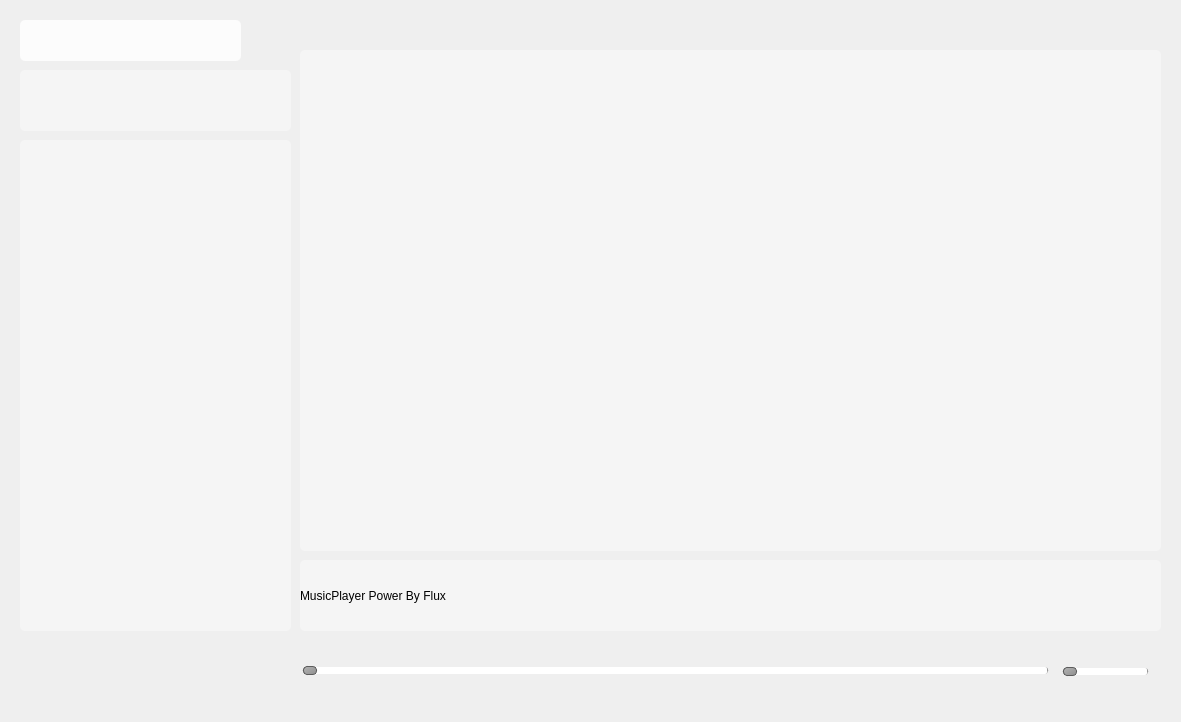
<?xml version="1.0" encoding="UTF-8"?>
<ui version="4.0">
 <class>PlayerShow</class>
 <widget class="QMainWindow" name="PlayerShow">
  <property name="geometry">
   <rect>
    <x>0</x>
    <y>0</y>
    <width>1181</width>
    <height>722</height>
   </rect>
  </property>
  <property name="windowTitle">
   <string>PlayerShow</string>
  </property>
  <property name="styleSheet">
   <string notr="true">border-image: url(:/patacTest/test.jpg);</string>
  </property>
  <widget class="QWidget" name="centralWidget">
   <widget class="QFrame" name="frame">
    <property name="geometry">
     <rect>
      <x>10</x>
      <y>10</y>
      <width>1161</width>
      <height>701</height>
     </rect>
    </property>
    <property name="styleSheet">
     <string notr="true">QFrame#frame{
background-image: url(:/new/prefix1/miku.jpg);
border-radius:15px;
}</string>
    </property>
    <property name="frameShape">
     <enum>QFrame::StyledPanel</enum>
    </property>
    <property name="frameShadow">
     <enum>QFrame::Raised</enum>
    </property>
    <widget class="QPushButton" name="pushButton">
     <property name="geometry">
      <rect>
       <x>1120</x>
       <y>0</y>
       <width>32</width>
       <height>32</height>
      </rect>
     </property>
     <property name="styleSheet">
      <string notr="true">QPushButton
{
border-radius:0px;
background-image: url(:/new/prefix1/img/quit.png);
background-color: rgba(255, 255, 255,0);
background-repeat:no-repeat;
border:none;
background-position:center center;

}
QPushButton:hover{



	background-color: rgb(255, 255, 255,100);


}
QPushButton:pressed{
	background-color: rgba(95, 95, 95,100);
border-color:rgba(255,255,255,30);
border-style:inset;
color:rgba(0,0,0,100);

}

</string>
     </property>
     <property name="text">
      <string/>
     </property>
    </widget>
    <widget class="QPushButton" name="pushButton_2">
     <property name="geometry">
      <rect>
       <x>1040</x>
       <y>0</y>
       <width>32</width>
       <height>32</height>
      </rect>
     </property>
     <property name="styleSheet">
      <string notr="true">QPushButton
{
border-radius:0px;
background-image: url(:/new/prefix1/img/min.png);
background-color: rgba(255, 255, 255,0);
background-repeat:no-repeat;
border:none;
background-position:center center;

}
QPushButton:hover{



	background-color: rgb(255, 255, 255,100);


}
QPushButton:pressed{
	background-color: rgba(95, 95, 95,100);
border-color:rgba(255,255,255,30);
border-style:inset;
color:rgba(0,0,0,100);

}

</string>
     </property>
     <property name="text">
      <string/>
     </property>
    </widget>
    <widget class="QPushButton" name="pushButton_3">
     <property name="geometry">
      <rect>
       <x>1080</x>
       <y>0</y>
       <width>32</width>
       <height>32</height>
      </rect>
     </property>
     <property name="styleSheet">
      <string notr="true">QPushButton
{
border-radius:0px;
background-image: url(:/new/prefix1/img/max.png);
background-color: rgba(255, 255, 255,0);
background-repeat:no-repeat;
border:none;
background-position:center center;

}
QPushButton:hover{



	background-color: rgb(255, 255, 255,100);


}
QPushButton:pressed{
	background-color: rgba(95, 95, 95,100);
border-color:rgba(255,255,255,30);
border-style:inset;
color:rgba(0,0,0,100);

}

</string>
     </property>
     <property name="text">
      <string/>
     </property>
    </widget>
    <widget class="QSlider" name="horizontalSlider">
     <property name="geometry">
      <rect>
       <x>290</x>
       <y>650</y>
       <width>751</width>
       <height>20</height>
      </rect>
     </property>
     <property name="styleSheet">
      <string notr="true">QSlider::groove:horizontal{
border: 1px solid #999999;
height: 5px;
position: absolute;
border-radius :3px;
background: qlineargradient(x1:0, y1:0, x2:0, y2:1, stop:0 #B1B1B1, stop:1 #c4c4c4);
margin: 1px 0;
left: 3px; right: 3px;
}
QSlider::handle:horizontal {  
background: qlineargradient(x1:0, y1:0, x2:1, y2:1, stop:0 #b4b4b4, stop:1 #8f8f8f);
border: 1px solid #5c5c5c;
width: 12px;
height: 12px; 
margin: -2px -1; 
border-radius: 4px;
}
QSlider::add-page:horizontal {
border-radius :2px;
margin: 1px 1;
background: white;
position: absolute;
left: 2px; right: 2px;
}
QSlider::sub-page:horizontal {
border-radius :2px;
margin: 1px 1;
background-color:RGB(150,155,138);
position: absolute;
left: 2px; right: 2px;
}</string>
     </property>
     <property name="orientation">
      <enum>Qt::Horizontal</enum>
     </property>
    </widget>
    <widget class="QListWidget" name="listWidget">
     <property name="geometry">
      <rect>
       <x>10</x>
       <y>130</y>
       <width>271</width>
       <height>491</height>
      </rect>
     </property>
     <property name="styleSheet">
      <string notr="true">background-color: rgba(255, 255, 255,100);
font: 24pt &quot;华文琥珀&quot;;
border-radius:5px;</string>
     </property>
    </widget>
    <widget class="QListWidget" name="listWidget_2">
     <property name="geometry">
      <rect>
       <x>290</x>
       <y>40</y>
       <width>861</width>
       <height>501</height>
      </rect>
     </property>
     <property name="styleSheet">
      <string notr="true">background-color: rgba(255, 255, 255,100);
font: 14pt &quot;黑体&quot;;
border-radius:5px;</string>
     </property>
    </widget>
    <widget class="QLineEdit" name="lineEdit">
     <property name="geometry">
      <rect>
       <x>10</x>
       <y>10</y>
       <width>221</width>
       <height>41</height>
      </rect>
     </property>
     <property name="styleSheet">
      <string notr="true">background-color: rgba(255, 255, 255,200);
font: 14pt &quot;幼圆&quot;;
border-radius:5px;</string>
     </property>
    </widget>
    <widget class="QPushButton" name="pushButton_4">
     <property name="geometry">
      <rect>
       <x>240</x>
       <y>10</y>
       <width>40</width>
       <height>40</height>
      </rect>
     </property>
     <property name="styleSheet">
      <string notr="true">QPushButton
{
border-radius:0px;
background-color: rgba(255, 255, 255,0);
background-repeat:no-repeat;
border:none;
background-position:center center;

}
QPushButton:hover{



	background-color: rgb(255, 255, 255,100);


}
QPushButton:pressed{
	background-color: rgba(95, 95, 95,100);
border-color:rgba(255,255,255,30);
border-style:inset;
color:rgba(0,0,0,100);

}

</string>
     </property>
     <property name="text">
      <string/>
     </property>
    </widget>
    <widget class="QSlider" name="horizontalSlider_2">
     <property name="geometry">
      <rect>
       <x>1050</x>
       <y>650</y>
       <width>91</width>
       <height>22</height>
      </rect>
     </property>
     <property name="styleSheet">
      <string notr="true">QSlider::groove:horizontal{
border: 1px solid #999999;
height: 5px;
position: absolute;
border-radius :3px;
background: qlineargradient(x1:0, y1:0, x2:0, y2:1, stop:0 #B1B1B1, stop:1 #c4c4c4);
margin: 1px 0;
left: 3px; right: 3px;
}
QSlider::handle:horizontal {  
background: qlineargradient(x1:0, y1:0, x2:1, y2:1, stop:0 #b4b4b4, stop:1 #8f8f8f);
border: 1px solid #5c5c5c;
width: 12px;
height: 12px; 
margin: -2px -1; 
border-radius: 4px;
}
QSlider::add-page:horizontal {
border-radius :2px;
margin: 1px 1;
background: white;
position: absolute;
left: 2px; right: 2px;
}
QSlider::sub-page:horizontal {
border-radius :2px;
margin: 1px 1;
background-color:#86dfc6;
position: absolute;
left: 2px; right: 2px;
}</string>
     </property>
     <property name="orientation">
      <enum>Qt::Horizontal</enum>
     </property>
    </widget>
    <widget class="QLabel" name="label_2">
     <property name="geometry">
      <rect>
       <x>290</x>
       <y>550</y>
       <width>861</width>
       <height>71</height>
      </rect>
     </property>
     <property name="styleSheet">
      <string notr="true">background-color: rgba(255, 255, 255,100);
font: 14pt &quot;黑体&quot;;
border-radius:5px;</string>
     </property>
     <property name="text">
      <string>MusicPlayer Power By Flux</string>
     </property>
    </widget>
    <widget class="QFrame" name="frame_2">
     <property name="geometry">
      <rect>
       <x>10</x>
       <y>630</y>
       <width>271</width>
       <height>61</height>
      </rect>
     </property>
     <property name="styleSheet">
      <string notr="true">background-color: rgba(255,255,255,0);
border-radius:15px;</string>
     </property>
     <property name="frameShape">
      <enum>QFrame::StyledPanel</enum>
     </property>
     <property name="frameShadow">
      <enum>QFrame::Raised</enum>
     </property>
     <widget class="QPushButton" name="pushButton_5">
      <property name="geometry">
       <rect>
        <x>20</x>
        <y>0</y>
        <width>61</width>
        <height>61</height>
       </rect>
      </property>
      <property name="styleSheet">
       <string notr="true">QPushButton
{
border-radius:0px;
background-image: url(:/new/prefix1/img/last.png);
background-color: rgba(255, 255, 255,0);
background-repeat:no-repeat;
border:none;
background-position:center center;
border-radius:30px;
}
QPushButton:hover{



	background-color: rgb(255, 255, 255,100);


}
QPushButton:pressed{
	background-color: rgba(95, 95, 95,100);
border-color:rgba(255,255,255,30);
border-style:inset;
color:rgba(0,0,0,100);

}</string>
      </property>
      <property name="text">
       <string/>
      </property>
     </widget>
     <widget class="QPushButton" name="pushButton_6">
      <property name="geometry">
       <rect>
        <x>110</x>
        <y>0</y>
        <width>61</width>
        <height>61</height>
       </rect>
      </property>
      <property name="styleSheet">
       <string notr="true">QPushButton
{
border-radius:0px;
background-color: rgba(255, 255, 255,0);
background-repeat:no-repeat;
border:none;
background-position:center center;
border-radius:30px;
}
QPushButton:hover{



	background-color: rgb(255, 255, 255,100);


}
QPushButton:pressed{
	background-color: rgba(95, 95, 95,100);
border-color:rgba(255,255,255,30);
border-style:inset;
color:rgba(0,0,0,100);

}

</string>
      </property>
      <property name="text">
       <string/>
      </property>
     </widget>
     <widget class="QPushButton" name="pushButton_7">
      <property name="geometry">
       <rect>
        <x>200</x>
        <y>0</y>
        <width>61</width>
        <height>61</height>
       </rect>
      </property>
      <property name="styleSheet">
       <string notr="true">QPushButton
{
border-radius:0px;
background-image: url(:/new/prefix1/img/next.png);
background-color: rgba(255, 255, 255,0);
background-repeat:no-repeat;
border:none;
background-position:center center;
border-radius:30px;
}
QPushButton:hover{



	background-color: rgb(255, 255, 255,100);


}
QPushButton:pressed{
	background-color: rgba(95, 95, 95,100);
border-color:rgba(255,255,255,30);
border-style:inset;
color:rgba(0,0,0,100);

}

</string>
      </property>
      <property name="text">
       <string/>
      </property>
     </widget>
    </widget>
    <widget class="QFrame" name="frame_3">
     <property name="geometry">
      <rect>
       <x>10</x>
       <y>60</y>
       <width>271</width>
       <height>61</height>
      </rect>
     </property>
     <property name="styleSheet">
      <string notr="true">background-color: rgba(255, 255, 255,100);
border-radius:5px;</string>
     </property>
     <property name="frameShape">
      <enum>QFrame::StyledPanel</enum>
     </property>
     <property name="frameShadow">
      <enum>QFrame::Raised</enum>
     </property>
     <widget class="QPushButton" name="pushButton_9">
      <property name="geometry">
       <rect>
        <x>110</x>
        <y>10</y>
        <width>41</width>
        <height>41</height>
       </rect>
      </property>
      <property name="styleSheet">
       <string notr="true">QPushButton
{
border-radius:0px;
background-image: url(:/new/prefix1/img/add22.png);
background-color: rgba(255, 255, 255,0);
background-repeat:no-repeat;
border:none;
background-position:center center;

}
QPushButton:hover{



	background-color: rgb(255, 255, 255,100);


}
QPushButton:pressed{
	background-color: rgba(95, 95, 95,100);
border-color:rgba(255,255,255,30);
border-style:inset;
color:rgba(0,0,0,100);

}

</string>
      </property>
      <property name="text">
       <string/>
      </property>
     </widget>
     <widget class="QPushButton" name="pushButton_13">
      <property name="geometry">
       <rect>
        <x>210</x>
        <y>10</y>
        <width>41</width>
        <height>41</height>
       </rect>
      </property>
      <property name="styleSheet">
       <string notr="true">QPushButton
{
border-radius:0px;
background-image: url(:/new/prefix1/img/addlist.png);
background-color: rgba(255, 255, 255,0);
background-repeat:no-repeat;
border:none;
background-position:center center;

}
QPushButton:hover{



	background-color: rgb(255, 255, 255,100);


}
QPushButton:pressed{
	background-color: rgba(95, 95, 95,100);
border-color:rgba(255,255,255,30);
border-style:inset;
color:rgba(0,0,0,100);

}

</string>
      </property>
      <property name="text">
       <string/>
      </property>
     </widget>
     <widget class="QPushButton" name="pushButton_8">
      <property name="geometry">
       <rect>
        <x>20</x>
        <y>10</y>
        <width>41</width>
        <height>41</height>
       </rect>
      </property>
      <property name="styleSheet">
       <string notr="true">QPushButton
{
border-radius:0px;
background-image: url(:/new/prefix1/img/add11.png);
background-color: rgba(255, 255, 255,0);
background-repeat:no-repeat;
border:none;
background-position:center center;

}
QPushButton:hover{



	background-color: rgb(255, 255, 255,100);


}
QPushButton:pressed{
	background-color: rgba(95, 95, 95,100);
border-color:rgba(255,255,255,30);
border-style:inset;
color:rgba(0,0,0,100);

}

</string>
      </property>
      <property name="text">
       <string/>
      </property>
     </widget>
    </widget>
   </widget>
  </widget>
 </widget>
 <layoutdefault spacing="6" margin="11"/>
 <resources/>
 <connections/>
</ui>
